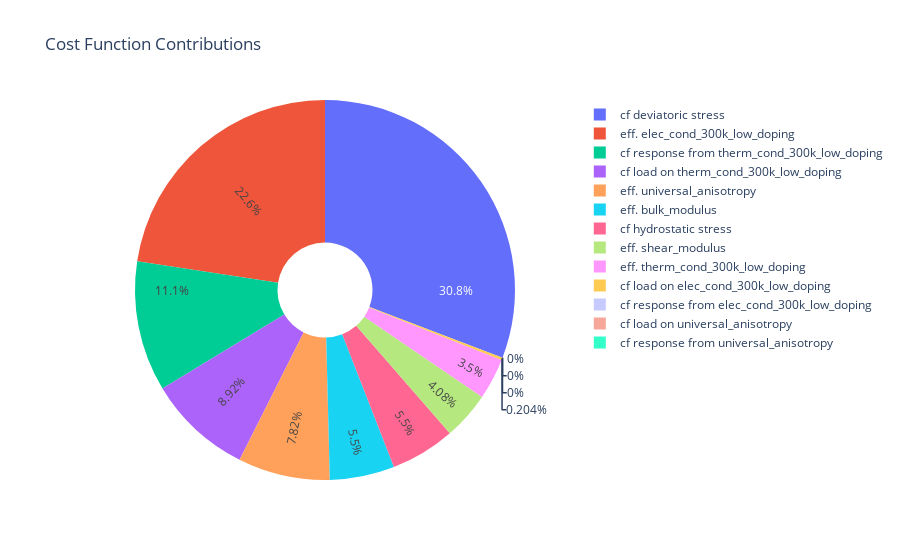

Write notebook code for a chart like this one.
### Code cell
# Plot the contributions to the cost function for the best performer
visualizer.plot_cost_func_contribs()

### Figure 1 — Plotly figure (JSON) as saved in the notebook; plotly's stock layout.template omitted (floating-point values rounded to 4 significant figures)
{"data": [{"hole": 0.25, "insidetextorientation": "radial", "labels": ["eff. elec_cond_300k_low_doping", "eff. therm_cond_300k_low_doping", "eff. bulk_modulus", "eff. shear_modulus", "eff. universal_anisotropy", "cf load on elec_cond_300k_low_doping", "cf response from elec_cond_300k_low_doping", "cf load on therm_cond_300k_low_doping", "cf response from therm_cond_300k_low_doping", "cf hydrostatic stress", "cf deviatoric stress", "cf load on universal_anisotropy", "cf response from universal_anisotropy"], "textinfo": "percent", "type": "pie", "values": [0.1789, 0.02772, 0.04359, 0.03233, 0.06196, 0.001615, 0, 0.07061, 0.08771, 0.04355, 0.244, 0, 0, 0.07565, 0.07968, 0.08464, 0.09764, 0.01849, 0.01842, 0.03229, 0.0407, 0.1126, 0.07908, 0, 0, 0.0799, 0.07995, 0.0849, 0.0913]}], "layout": {"showlegend": true, "title": {"text": "Cost Function Contributions"}}}
